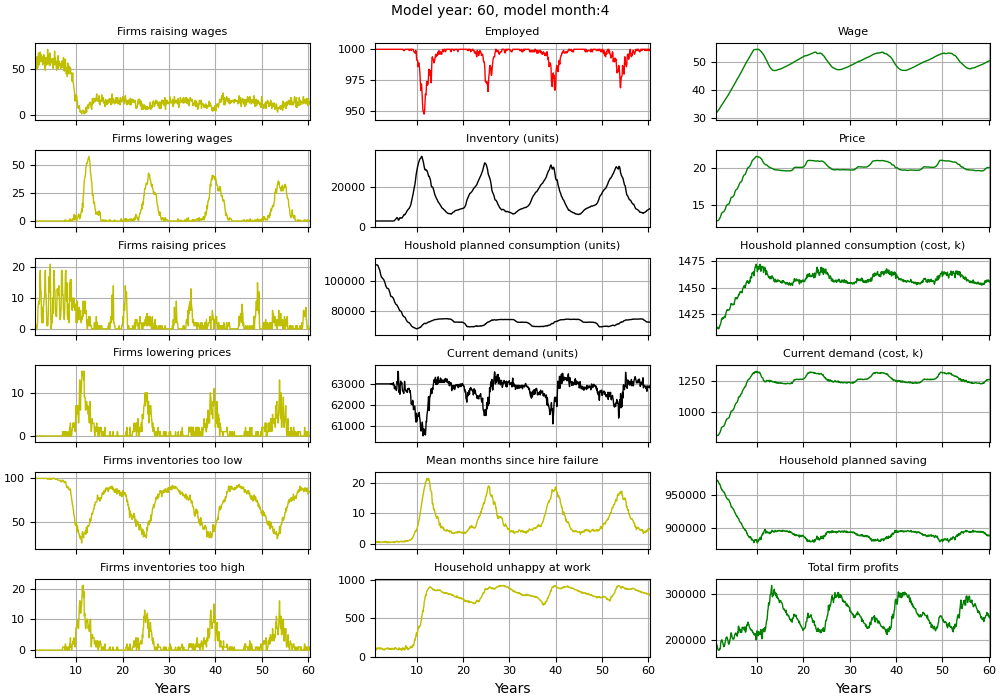

This figure's Python source:
# -*- coding: utf-8 -*-
"""
Created on Sun Jul  9 17:46:17 2023

@author: andre
"""

#%%

import os
import numpy as np
import matplotlib.pyplot as plt
import agent_based_economy
from agent_based_economy.model import Model
from agent_based_economy.agents.firm import Firm
from agent_based_economy.agents.household import Household
from agent_based_economy.animate import TimeseriesAnimation
import matplotlib.animation as animation

file_path = os.path.dirname(os.path.realpath(__file__))
os.chdir(file_path)

plt.style.use('seaborn-v0_8-muted')
plt.ion()

#%%

def household_planned_consumption_units(model):
    return np.sum([h.planned_consumption for h in model.households])

def household_planned_consumption_cost(model):
    return np.sum([h.planned_consumption*h.average_goods_price/1000 for h in model.households])

def current_demand_units(model):
    return np.sum([f.current_demand for f in model.firms])

def current_demand_cost(model):
    return np.sum([f.current_demand*f.goods_price/1000 for f in model.firms])

def mean_months_since_hire_failure(model):
    return np.mean([f.months_since_hire_failure for f in model.firms])

def has_lowered_wage(model):
    return np.sum([f.lowered_wage for f in model.firms])

def has_raised_wage(model):
    return np.sum([f.raised_wage for f in model.firms])

def has_lowered_goods_price(model):
    return np.sum([f.lowered_goods_price for f in model.firms])

def has_raised_goods_price(model):
    return np.sum([f.raised_goods_price for f in model.firms])

def has_inventories_too_low(model):
    return np.sum([f.inventories_too_low for f in model.firms])

def has_inventories_too_high(model):
    return np.sum([f.inventories_too_high for f in model.firms])

def is_unhappy_at_work(model):
    return np.sum([h.is_unhappy_at_work() for h in model.households])

def total_profit(model):
    return np.sum([f.profit for f in model.firms])

#%%

days_in_month       = 21                    # working days only
num_households      = 1000
num_firms           = 100
num_banks           = 1                     # One bank, removes need for settlement
household_liquidity = 2500
firm_liquidity      = 0
firm_goods_price    = 10                    # per unit
firm_wage_rate      = 50*days_in_month      # per month 

# Firm.lambda_val = 3
# Firm.gamma      = 24
# Firm.delta      = 0.019  # wage
# Firm.upsilon    = 0.02   # price
# Household.alpha = 0.9

model_reporters={
    "Firms raising wages": has_raised_wage,
        "Employed": agent_based_economy.model.count_employed,
            "Wage": agent_based_economy.model.average_wage_rate,
    "Firms lowering wages": has_lowered_wage,
        "Inventory (units)": agent_based_economy.model.sum_inventory,
            "Price": agent_based_economy.model.average_goods_price,
    "Firms raising prices": has_raised_goods_price,
        "Houshold planned consumption (units)": household_planned_consumption_units,
            "Houshold planned consumption (cost, k)": household_planned_consumption_cost,
    "Firms lowering prices": has_lowered_goods_price,
        "Current demand (units)": current_demand_units,
            "Current demand (cost, k)": current_demand_cost,
    "Firms inventories too low": has_inventories_too_low,
        "Mean months since hire failure": mean_months_since_hire_failure,
            "Household planned saving": agent_based_economy.model.sum_hh_saving,
    "Firms inventories too high": has_inventories_too_high,
        "Household unhappy at work": is_unhappy_at_work,
            "Total firm profits": total_profit,
}

colors = ['y','r','g',
          'y','k','g',
          'y','k','g',
          'y','k','g',
          'y','y','g',
          'y','y','g']

model = Model(num_households=num_households, 
              num_firms=num_firms, 
              num_banks=num_banks, 
              firm_goods_price=firm_goods_price, 
              firm_wage_rate=firm_wage_rate,
              days_in_month=days_in_month,
              model_reporters=model_reporters
              )

model.randomly_allocate_banks(model.firms)
model.randomly_allocate_banks(model.households)
model.government_helicopter_drop(model.firms, firm_liquidity)
model.government_helicopter_drop(model.households, household_liquidity)

#%% Run and animate

'''
This is pretty slow and can probably be optimised. The first year is particularly slow
because of the significnat hiring that needs to take place to get all households employed.
'''

ani = TimeseriesAnimation(model, 
                          steps=12*50,
                          skip_days=model.schedule.days_in_year*1, 
                          n_cols=3, 
                          figsize=(10,7), 
                          colors=colors,
                          repeat=False)

plt.show()

# stop using ani.pause()
# restart using ani.resume()

#%%

#%%
